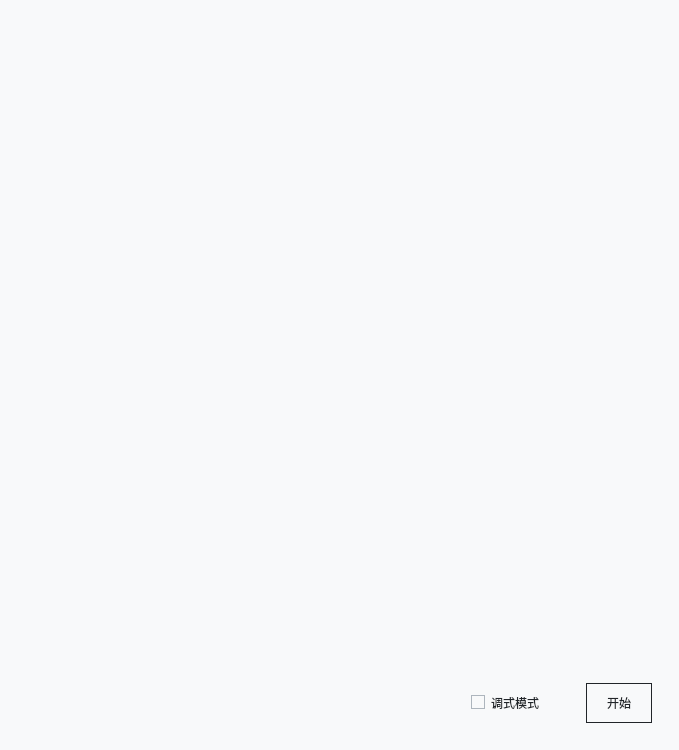
<?xml version="1.0" encoding="UTF-8"?>
<ui version="4.0">
 <class>MainWindow</class>
 <widget class="QMainWindow" name="MainWindow">
  <property name="geometry">
   <rect>
    <x>0</x>
    <y>0</y>
    <width>679</width>
    <height>750</height>
   </rect>
  </property>
  <property name="minimumSize">
   <size>
    <width>450</width>
    <height>750</height>
   </size>
  </property>
  <property name="windowTitle">
   <string>Magi</string>
  </property>
  <property name="styleSheet">
   <string notr="true">* {
	font: 12pt &quot;苹方 常规, 思源黑体 CN Regular, 黑体&quot;;
}

*:focus {
	outline: none;
}

QWidget {
	color: #212529;
	background-color: #f8f9fa;
}

QPushButton {
	border: 1px solid #212529;
	padding: 10px 20px;
}

QPushButton:hover {
	background-color: #212529;
	color: #f8f9fa;
}
QListWidget {
	border: 0;
}
QListWidget::item {
	padding: 5px 10px;
}
QListWidget::item:hover {
	padding-left: 10px;
	border: 0;
}
QListWidget::item:selected {
	background-color: #212529;
	color: #f8f9fa;
	border: 0;
}
QCheckBox::indicator {
	border: 1px solid #adb5bd;
}
QCheckBox::indicator:checked {
	background-color: #212529;
	border: 1px solid #212529;
}
QCheckBox::indicator:hover {
	border: 1px solid #212529;
}</string>
  </property>
  <widget class="QWidget" name="centralwidget">
   <layout class="QVBoxLayout" name="verticalLayout_2">
    <property name="spacing">
     <number>0</number>
    </property>
    <property name="leftMargin">
     <number>0</number>
    </property>
    <property name="topMargin">
     <number>0</number>
    </property>
    <property name="rightMargin">
     <number>0</number>
    </property>
    <property name="bottomMargin">
     <number>0</number>
    </property>
    <item>
     <widget class="QStackedWidget" name="views">
      <property name="currentIndex">
       <number>0</number>
      </property>
      <widget class="QWidget" name="mainMenu">
       <layout class="QGridLayout" name="gridLayout_3">
        <item row="0" column="1">
         <widget class="QWidget" name="menuBox" native="true">
          <property name="maximumSize">
           <size>
            <width>800</width>
            <height>800</height>
           </size>
          </property>
          <layout class="QVBoxLayout" name="verticalLayout">
           <item>
            <spacer name="verticalSpacer_2">
             <property name="orientation">
              <enum>Qt::Vertical</enum>
             </property>
             <property name="sizeType">
              <enum>QSizePolicy::Minimum</enum>
             </property>
             <property name="sizeHint" stdset="0">
              <size>
               <width>0</width>
               <height>0</height>
              </size>
             </property>
            </spacer>
           </item>
           <item>
            <widget class="QListWidget" name="stageChooser">
             <property name="styleSheet">
              <string notr="true"/>
             </property>
             <property name="verticalScrollBarPolicy">
              <enum>Qt::ScrollBarAlwaysOff</enum>
             </property>
             <property name="horizontalScrollBarPolicy">
              <enum>Qt::ScrollBarAlwaysOff</enum>
             </property>
             <property name="flow">
              <enum>QListView::TopToBottom</enum>
             </property>
             <property name="isWrapping" stdset="0">
              <bool>false</bool>
             </property>
             <property name="spacing">
              <number>5</number>
             </property>
            </widget>
           </item>
           <item>
            <widget class="QWidget" name="widget" native="true">
             <layout class="QHBoxLayout" name="horizontalLayout">
              <item>
               <spacer name="horizontalSpacer">
                <property name="orientation">
                 <enum>Qt::Horizontal</enum>
                </property>
                <property name="sizeType">
                 <enum>QSizePolicy::Expanding</enum>
                </property>
                <property name="sizeHint" stdset="0">
                 <size>
                  <width>40</width>
                  <height>20</height>
                 </size>
                </property>
               </spacer>
              </item>
              <item>
               <widget class="QCheckBox" name="debugBox">
                <property name="text">
                 <string>调式模式</string>
                </property>
               </widget>
              </item>
              <item>
               <spacer name="horizontalSpacer_9">
                <property name="orientation">
                 <enum>Qt::Horizontal</enum>
                </property>
                <property name="sizeType">
                 <enum>QSizePolicy::Fixed</enum>
                </property>
                <property name="sizeHint" stdset="0">
                 <size>
                  <width>40</width>
                  <height>20</height>
                 </size>
                </property>
               </spacer>
              </item>
              <item>
               <widget class="QPushButton" name="startGameButton">
                <property name="text">
                 <string>开始</string>
                </property>
                <property name="default">
                 <bool>false</bool>
                </property>
               </widget>
              </item>
             </layout>
            </widget>
           </item>
          </layout>
         </widget>
        </item>
        <item row="0" column="0">
         <spacer name="horizontalSpacer_3">
          <property name="orientation">
           <enum>Qt::Horizontal</enum>
          </property>
          <property name="sizeType">
           <enum>QSizePolicy::Minimum</enum>
          </property>
          <property name="sizeHint" stdset="0">
           <size>
            <width>0</width>
            <height>0</height>
           </size>
          </property>
         </spacer>
        </item>
        <item row="0" column="2">
         <spacer name="horizontalSpacer_2">
          <property name="orientation">
           <enum>Qt::Horizontal</enum>
          </property>
          <property name="sizeType">
           <enum>QSizePolicy::Minimum</enum>
          </property>
          <property name="sizeHint" stdset="0">
           <size>
            <width>0</width>
            <height>0</height>
           </size>
          </property>
         </spacer>
        </item>
        <item row="1" column="1">
         <spacer name="verticalSpacer">
          <property name="orientation">
           <enum>Qt::Vertical</enum>
          </property>
          <property name="sizeType">
           <enum>QSizePolicy::Minimum</enum>
          </property>
          <property name="sizeHint" stdset="0">
           <size>
            <width>0</width>
            <height>0</height>
           </size>
          </property>
         </spacer>
        </item>
       </layout>
      </widget>
      <widget class="QWidget" name="stageView"/>
      <widget class="QWidget" name="finalPage">
       <layout class="QGridLayout" name="gridLayout">
        <item row="2" column="1">
         <spacer name="verticalSpacer_3">
          <property name="orientation">
           <enum>Qt::Vertical</enum>
          </property>
          <property name="sizeHint" stdset="0">
           <size>
            <width>20</width>
            <height>40</height>
           </size>
          </property>
         </spacer>
        </item>
        <item row="1" column="0">
         <spacer name="horizontalSpacer_6">
          <property name="orientation">
           <enum>Qt::Horizontal</enum>
          </property>
          <property name="sizeHint" stdset="0">
           <size>
            <width>40</width>
            <height>20</height>
           </size>
          </property>
         </spacer>
        </item>
        <item row="1" column="2">
         <spacer name="horizontalSpacer_7">
          <property name="orientation">
           <enum>Qt::Horizontal</enum>
          </property>
          <property name="sizeHint" stdset="0">
           <size>
            <width>40</width>
            <height>20</height>
           </size>
          </property>
         </spacer>
        </item>
        <item row="1" column="1">
         <layout class="QVBoxLayout" name="verticalLayout_3">
          <item>
           <widget class="QLabel" name="finalDisp">
            <property name="font">
             <font>
              <family>苹方 常规, 思源黑体 CN Regular, 黑体</family>
              <pointsize>64</pointsize>
              <weight>50</weight>
              <italic>false</italic>
              <bold>false</bold>
             </font>
            </property>
            <property name="styleSheet">
             <string notr="true">QLabel {
	font-size: 64pt;
}</string>
            </property>
            <property name="text">
             <string>test</string>
            </property>
            <property name="scaledContents">
             <bool>true</bool>
            </property>
            <property name="alignment">
             <set>Qt::AlignCenter</set>
            </property>
           </widget>
          </item>
          <item>
           <spacer name="verticalSpacer_5">
            <property name="orientation">
             <enum>Qt::Vertical</enum>
            </property>
            <property name="sizeType">
             <enum>QSizePolicy::Fixed</enum>
            </property>
            <property name="sizeHint" stdset="0">
             <size>
              <width>20</width>
              <height>20</height>
             </size>
            </property>
           </spacer>
          </item>
          <item>
           <layout class="QHBoxLayout" name="horizontalLayout_2">
            <item>
             <spacer name="horizontalSpacer_8">
              <property name="orientation">
               <enum>Qt::Horizontal</enum>
              </property>
              <property name="sizeHint" stdset="0">
               <size>
                <width>40</width>
                <height>20</height>
               </size>
              </property>
             </spacer>
            </item>
            <item>
             <widget class="QPushButton" name="againButton">
              <property name="text">
               <string>重新开始</string>
              </property>
             </widget>
            </item>
            <item>
             <spacer name="horizontalSpacer_5">
              <property name="orientation">
               <enum>Qt::Horizontal</enum>
              </property>
              <property name="sizeType">
               <enum>QSizePolicy::Fixed</enum>
              </property>
              <property name="sizeHint" stdset="0">
               <size>
                <width>40</width>
                <height>20</height>
               </size>
              </property>
             </spacer>
            </item>
            <item>
             <widget class="QPushButton" name="backButton">
              <property name="text">
               <string>返回菜单</string>
              </property>
             </widget>
            </item>
            <item>
             <spacer name="horizontalSpacer_4">
              <property name="orientation">
               <enum>Qt::Horizontal</enum>
              </property>
              <property name="sizeHint" stdset="0">
               <size>
                <width>40</width>
                <height>20</height>
               </size>
              </property>
             </spacer>
            </item>
           </layout>
          </item>
         </layout>
        </item>
        <item row="0" column="1">
         <spacer name="verticalSpacer_4">
          <property name="orientation">
           <enum>Qt::Vertical</enum>
          </property>
          <property name="sizeHint" stdset="0">
           <size>
            <width>20</width>
            <height>40</height>
           </size>
          </property>
         </spacer>
        </item>
       </layout>
      </widget>
     </widget>
    </item>
   </layout>
  </widget>
 </widget>
 <resources/>
 <connections/>
</ui>
